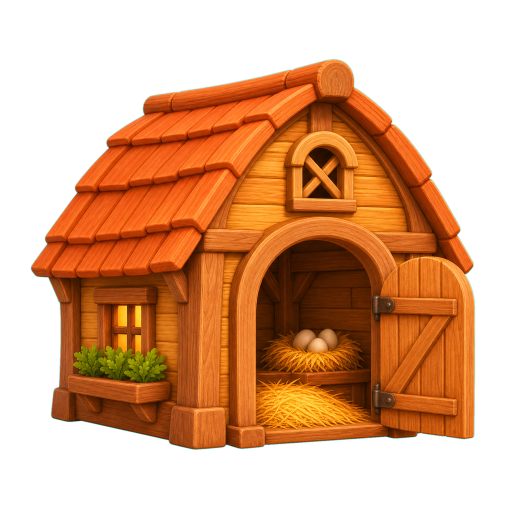
#> input picture farm/buildings/barn.png, 1024 x 1024 px (shown at 1/2 size); its folder holds only this picture in this run
$ python farm-optimize.py
#> lines starting #> are read from the running program, lines starting #| are printed output that depends on the picture
#!/usr/bin/env python3
# ═══════════════════════════════════════════════════
#  ضاغط رسومات المزرعة
#  يحوّل farm/**/*.png إلى WebP بمقاسات العرض الفعلية.
#  الأصول تبقى كما هي (مرجعًا)، والتطبيق يقرأ .webp فقط.
#
#  التشغيل:  python3 tools/farm-optimize.py
# ═══════════════════════════════════════════════════
import os
from PIL import Image

ROOT = os.path.join(os.path.dirname(__file__), '..')
FARM = os.path.join(ROOT, 'farm')

# مجلد → (أقصى عرض, الجودة)  ·  المباني تُعرض بعرض ≤180 على شاشة ×3
SPEC = {
    'buildings':  (512, 82),
    'companions': (512, 82),
    'resources':  (128, 86),
    'objects':    (512, 84),     # الحاضنة ولوحة المهام والصناديق
    'crops':      (360, 84),     # تُرى بعرض خلية الحقل (~٥٠ نقطة)
    'decor':      (512, 84),     # زينة الدفتر
    'land':       (900, 78),
}

total_in = total_out = 0
rows = []

for folder, (maxw, q) in SPEC.items():
    d = os.path.join(FARM, folder)
    if not os.path.isdir(d):
        continue
    for f in sorted(os.listdir(d)):
        if not f.endswith('.png'):
            continue
        src = os.path.join(d, f)
        dst = src[:-4] + '.webp'
        im = Image.open(src)
#> im is the input picture: PIL image 1024x1024 RGBA; mean R, G, B, A 94.2, 46.2, 12.5, 130.9
        if im.width > maxw:
            im = im.resize((maxw, round(im.height * maxw / im.width)), Image.LANCZOS)
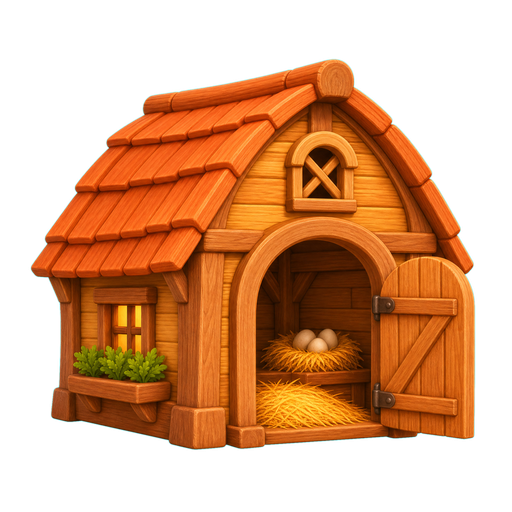
#> im: PIL image 512x512 RGBA; mean R, G, B, A 94.7, 46.8, 13.1, 130.9; transparent parts drawn white
        # الأرض بلا شفافية — نحوّلها RGB لتصغير أكبر
        if folder == 'land':
            im = im.convert('RGB')
        else:
            im = im.convert('RGBA')
        im.save(dst, 'WEBP', quality=q, method=6)
        a, b = os.path.getsize(src), os.path.getsize(dst)
        total_in += a
        total_out += b
        rows.append((f'{folder}/{f[:-4]}.webp', im.width, im.height, a, b))

print('\n📦  ضغط رسومات المزرعة\n')
for name, w, h, a, b in rows:
    print(f'  {name:<34} {w:>4}×{h:<4}  {a/1024:>7.0f}KB → {b/1024:>6.0f}KB  (-{100-b*100/a:.0f}%)')
print(f'\n  الإجمالي: {total_in/1024/1024:.2f}MB → {total_out/1024:.0f}KB'
      f'  (-{100-total_out*100/max(total_in,1):.0f}%)\n')
